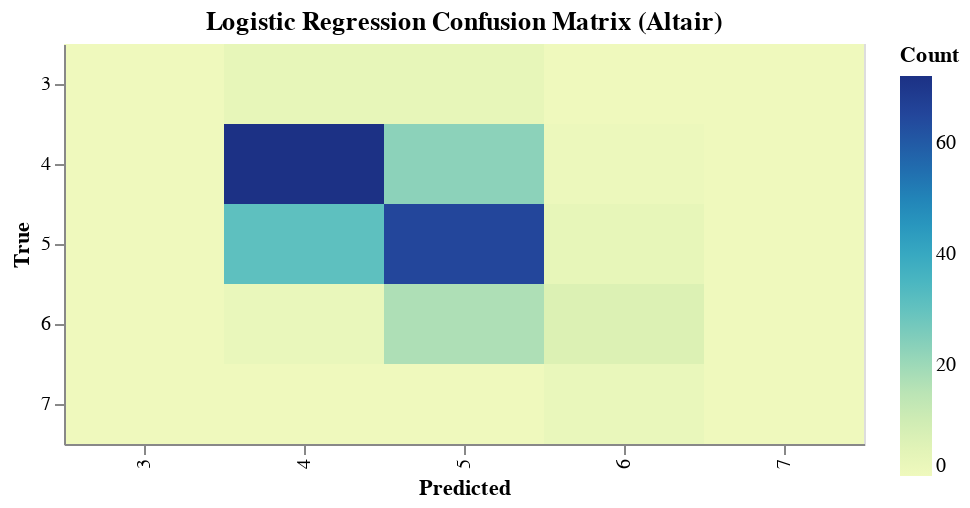
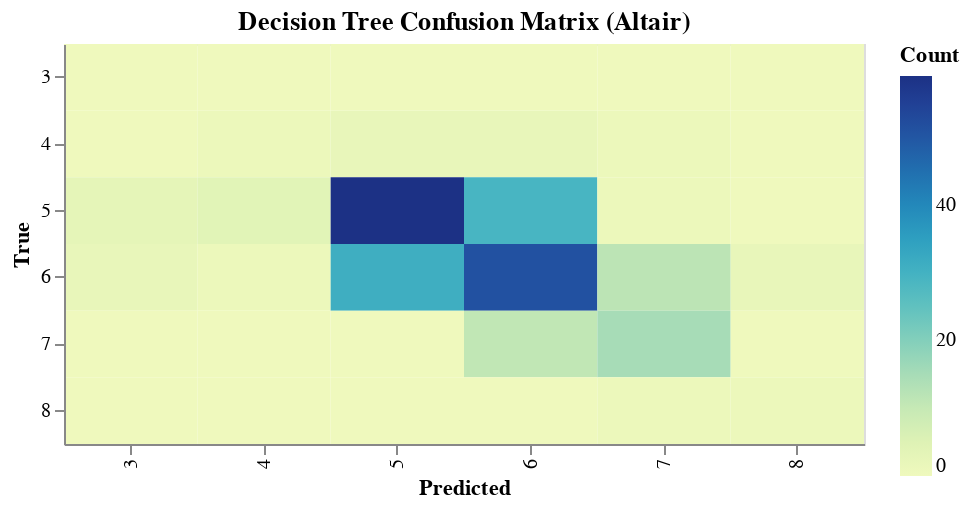
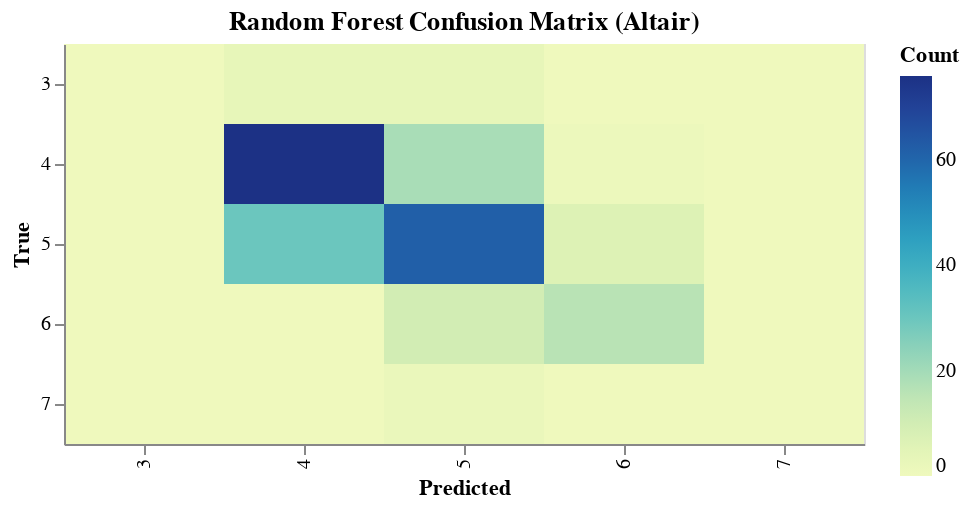
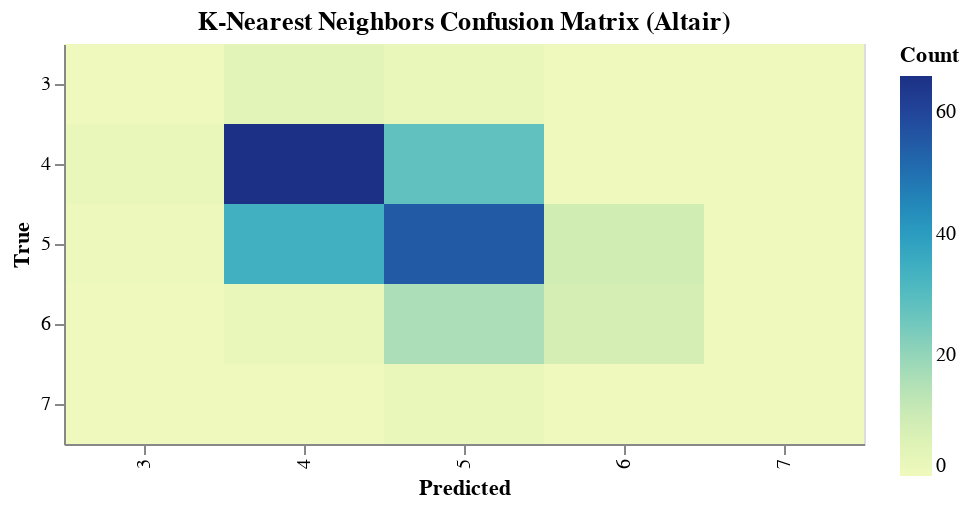

Notebook cell for these charts, in order:
### Code cell
import pandas as pd
import matplotlib.pyplot as plt
import seaborn as sns
from sklearn.model_selection import train_test_split
from sklearn.preprocessing import StandardScaler
from sklearn.linear_model import LogisticRegression
from sklearn.tree import DecisionTreeClassifier
from sklearn.ensemble import RandomForestClassifier
from sklearn.neighbors import KNeighborsClassifier
from sklearn.svm import SVC
from sklearn.metrics import classification_report, confusion_matrix, roc_curve, roc_auc_score
from sklearn.preprocessing import label_binarize

import altair as alt
from bokeh.plotting import figure, show
from bokeh.io import output_notebook

# Initialize Bokeh output in notebook
output_notebook()

# Load the dataset into a DataFrame (replace with your actual file path)
# df = pd.read_csv('path/to/winequality.csv')

# Check for missing values
print("Missing values in each column:")
print(df.isnull().sum())

# Display the first few rows of the dataset before normalization
print("\nData before normalization:")
print(df.head())

# Print column names to check if 'quality' exists
print("\nColumn names in the DataFrame:")
print(df.columns)

# Separate features and target
target_column = 'quality'  # Update to the correct target column name

if target_column in df.columns:
    X = df.drop([target_column, 'Id'], axis=1)  # Drop 'Id' if it's not a feature
    y = df[target_column]
else:
    raise KeyError(f"Column '{target_column}' not found in the DataFrame")

# Normalize the features
scaler = StandardScaler()
X_normalized = scaler.fit_transform(X)

# Convert the normalized data back to a DataFrame for easy viewing
X_normalized_df = pd.DataFrame(X_normalized, columns=X.columns)

# Display the first few rows of the dataset after normalization
print("\nFeature values after normalization:")
print(X_normalized_df.head())

# Split the dataset
X_train, X_test, y_train, y_test = train_test_split(X_normalized, y, test_size=0.2, random_state=42)

# Define models
models = {
    'Logistic Regression': LogisticRegression(multi_class='ovr'),
    'Decision Tree': DecisionTreeClassifier(),
    'Random Forest': RandomForestClassifier(),
    'K-Nearest Neighbors': KNeighborsClassifier(),
    'Support Vector Machine': SVC(probability=True)  # Set probability=True for ROC curve
}

# Train and evaluate each model
for model_name, model in models.items():
    print(f"\nTraining {model_name}...")

    # Train the model
    model.fit(X_train, y_train)

    # Predict on the test set
    y_pred = model.predict(X_test)
    y_prob = model.predict_proba(X_test)  # Probability estimates for each class

    # Evaluation
    print(f"\n{model_name} Classification Report:")
    print(classification_report(y_test, y_pred))

    # Confusion Matrix
    cm = confusion_matrix(y_test, y_pred)

    # Matplotlib Confusion Matrix
    plt.figure(figsize=(8, 4))
    sns.heatmap(cm, annot=True, fmt='d', cmap='Blues', xticklabels=sorted(df[target_column].unique()), yticklabels=sorted(df[target_column].unique()))
    plt.xlabel('Predicted')
    plt.ylabel('True')
    plt.title(f'{model_name} Confusion Matrix (Matplotlib)')
    plt.tight_layout()
    plt.show()

    # Fix for Altair Confusion Matrix
    classes = sorted(df[target_column].unique())
    cm_df = pd.DataFrame(cm, index=classes[:cm.shape[0]], columns=classes[:cm.shape[1]])
    cm_melted = cm_df.reset_index().melt(id_vars='index', var_name='Predicted', value_name='Count')
    cm_melted.rename(columns={'index': 'True'}, inplace=True)
    alt_chart = alt.Chart(cm_melted).mark_rect().encode(
        x='Predicted:O',
        y='True:O',
        color='Count:Q'
    ).properties(
        title=f'{model_name} Confusion Matrix (Altair)',
        width=400,  # 8 inches * 50 pixels/inch = 400 pixels
        height=200  # 4 inches * 50 pixels/inch = 200 pixels
    )
    alt_chart.display()

    # ROC Curve and AUC
    y_test_bin = label_binarize(y_test, classes=df[target_column].unique())

    plt.figure(figsize=(8, 4))  # 8x4 dimension for ROC curve

    for i in range(y_test_bin.shape[1]):
        if len(set(y_test_bin[:, i])) > 1:  # Ensure both classes are present
            fpr, tpr, _ = roc_curve(y_test_bin[:, i], y_prob[:, i])
            roc_auc = roc_auc_score(y_test_bin[:, i], y_prob[:, i])
            plt.plot(fpr, tpr, lw=2, label=f'{df[target_column].unique()[i]} ROC curve (area = %0.2f)' % roc_auc)
        else:
            print(f"Skipping ROC curve for class '{df[target_column].unique()[i]}' due to lack of variance in test set.")

    plt.plot([0, 1], [0, 1], color='gray', linestyle='--')
    plt.xlim([0.0, 1.0])
    plt.ylim([0.0, 1.05])
    plt.xlabel('False Positive Rate')
    plt.ylabel('True Positive Rate')
    plt.title(f'{model_name} Receiver Operating Characteristic (ROC) (Matplotlib)')
    plt.legend(loc="lower right")
    plt.tight_layout()
    plt.show()

    # Bokeh ROC Curve
    for i in range(y_test_bin.shape[1]):
        if len(set(y_test_bin[:, i])) > 1:  # Ensure both classes are present
            fpr, tpr, _ = roc_curve(y_test_bin[:, i], y_prob[:, i])
            roc_data = pd.DataFrame({
                'fpr': fpr,
                'tpr': tpr,
                'class': df[target_column].unique()[i]
            })
            p = figure(title=f'{model_name} ROC Curve (Bokeh)', x_axis_label='False Positive Rate', y_axis_label='True Positive Rate', width=400, height=200)
            p.line(roc_data['fpr'], roc_data['tpr'], line_width=2, legend_label=f'{df[target_column].unique()[i]} ROC curve (area = %0.2f)' % roc_auc)
            p.line([0, 1], [0, 1], line_color='gray', line_dash='dashed')
            show(p)

### Figure 1 — Vega-Lite specification as saved in the notebook (floating-point values rounded to 4 significant figures)
{"config": {"view": {"continuousWidth": 400, "continuousHeight": 300}}, "data": {"name": "data-7ad0f6bafe4ed7fd8d874910adcd3e2f"}, "mark": "rect", "encoding": {"color": {"field": "Count", "type": "quantitative"}, "x": {"field": "Predicted", "type": "ordinal"}, "y": {"field": "True", "type": "ordinal"}}, "height": 200, "title": "Logistic Regression Confusion Matrix (Altair)", "width": 400, "$schema": "https://vega.github.io/schema/vega-lite/v4.17.0.json", "datasets": {"data-7ad0f6bafe4ed7fd8d874910adcd3e2f": [{"True": 3, "Predicted": 3, "Count": 0}, {"True": 4, "Predicted": 3, "Count": 0}, {"True": 5, "Predicted": 3, "Count": 0}, {"True": 6, "Predicted": 3, "Count": 0}, {"True": 7, "Predicted": 3, "Count": 0}, {"True": 3, "Predicted": 4, "Count": 3}, {"True": 4, "Predicted": 4, "Count": 72}, {"True": 5, "Predicted": 4, "Count": 31}, {"True": 6, "Predicted": 4, "Count": 2}, {"True": 7, "Predicted": 4, "Count": 0}, {"True": 3, "Predicted": 5, "Count": 3}, {"True": 4, "Predicted": 5, "Count": 23}, {"True": 5, "Predicted": 5, "Count": 65}, {"True": 6, "Predicted": 5, "Count": 17}, {"True": 7, "Predicted": 5, "Count": 0}, {"True": 3, "Predicted": 6, "Count": 0}, {"True": 4, "Predicted": 6, "Count": 1}, {"True": 5, "Predicted": 6, "Count": 3}, {"True": 6, "Predicted": 6, "Count": 7}, {"True": 7, "Predicted": 6, "Count": 2}, {"True": 3, "Predicted": 7, "Count": 0}, {"True": 4, "Predicted": 7, "Count": 0}, {"True": 5, "Predicted": 7, "Count": 0}, {"True": 6, "Predicted": 7, "Count": 0}, {"True": 7, "Predicted": 7, "Count": 0}]}}

### Figure 2 — Vega-Lite specification as saved in the notebook (floating-point values rounded to 4 significant figures)
{"config": {"view": {"continuousWidth": 400, "continuousHeight": 300}}, "data": {"name": "data-b2b87c65b4a753094d00148a3551f5c7"}, "mark": "rect", "encoding": {"color": {"field": "Count", "type": "quantitative"}, "x": {"field": "Predicted", "type": "ordinal"}, "y": {"field": "True", "type": "ordinal"}}, "height": 200, "title": "Decision Tree Confusion Matrix (Altair)", "width": 400, "$schema": "https://vega.github.io/schema/vega-lite/v4.17.0.json", "datasets": {"data-b2b87c65b4a753094d00148a3551f5c7": [{"True": 3, "Predicted": 3, "Count": 0}, {"True": 4, "Predicted": 3, "Count": 0}, {"True": 5, "Predicted": 3, "Count": 3}, {"True": 6, "Predicted": 3, "Count": 2}, {"True": 7, "Predicted": 3, "Count": 0}, {"True": 8, "Predicted": 3, "Count": 0}, {"True": 3, "Predicted": 4, "Count": 0}, {"True": 4, "Predicted": 4, "Count": 1}, {"True": 5, "Predicted": 4, "Count": 4}, {"True": 6, "Predicted": 4, "Count": 1}, {"True": 7, "Predicted": 4, "Count": 0}, {"True": 8, "Predicted": 4, "Count": 0}, {"True": 3, "Predicted": 5, "Count": 0}, {"True": 4, "Predicted": 5, "Count": 2}, {"True": 5, "Predicted": 5, "Count": 59}, {"True": 6, "Predicted": 5, "Count": 31}, {"True": 7, "Predicted": 5, "Count": 0}, {"True": 8, "Predicted": 5, "Count": 0}, {"True": 3, "Predicted": 6, "Count": 0}, {"True": 4, "Predicted": 6, "Count": 2}, {"True": 5, "Predicted": 6, "Count": 29}, {"True": 6, "Predicted": 6, "Count": 51}, {"True": 7, "Predicted": 6, "Count": 11}, {"True": 8, "Predicted": 6, "Count": 0}, {"True": 3, "Predicted": 7, "Count": 0}, {"True": 4, "Predicted": 7, "Count": 1}, {"True": 5, "Predicted": 7, "Count": 1}, {"True": 6, "Predicted": 7, "Count": 12}, {"True": 7, "Predicted": 7, "Count": 15}, {"True": 8, "Predicted": 7, "Count": 1}, {"True": 3, "Predicted": 8, "Count": 0}, {"True": 4, "Predicted": 8, "Count": 0}, {"True": 5, "Predicted": 8, "Count": 0}, {"True": 6, "Predicted": 8, "Count": 2}, {"True": 7, "Predicted": 8, "Count": 0}, {"True": 8, "Predicted": 8, "Count": 1}]}}

### Figure 3 — Vega-Lite specification as saved in the notebook (floating-point values rounded to 4 significant figures)
{"config": {"view": {"continuousWidth": 400, "continuousHeight": 300}}, "data": {"name": "data-4c575bd6bbbad216dca1d8e56fa39b47"}, "mark": "rect", "encoding": {"color": {"field": "Count", "type": "quantitative"}, "x": {"field": "Predicted", "type": "ordinal"}, "y": {"field": "True", "type": "ordinal"}}, "height": 200, "title": "Random Forest Confusion Matrix (Altair)", "width": 400, "$schema": "https://vega.github.io/schema/vega-lite/v4.17.0.json", "datasets": {"data-4c575bd6bbbad216dca1d8e56fa39b47": [{"True": 3, "Predicted": 3, "Count": 0}, {"True": 4, "Predicted": 3, "Count": 0}, {"True": 5, "Predicted": 3, "Count": 0}, {"True": 6, "Predicted": 3, "Count": 0}, {"True": 7, "Predicted": 3, "Count": 0}, {"True": 3, "Predicted": 4, "Count": 3}, {"True": 4, "Predicted": 4, "Count": 76}, {"True": 5, "Predicted": 4, "Count": 30}, {"True": 6, "Predicted": 4, "Count": 0}, {"True": 7, "Predicted": 4, "Count": 0}, {"True": 3, "Predicted": 5, "Count": 3}, {"True": 4, "Predicted": 5, "Count": 19}, {"True": 5, "Predicted": 5, "Count": 62}, {"True": 6, "Predicted": 5, "Count": 10}, {"True": 7, "Predicted": 5, "Count": 2}, {"True": 3, "Predicted": 6, "Count": 0}, {"True": 4, "Predicted": 6, "Count": 1}, {"True": 5, "Predicted": 6, "Count": 7}, {"True": 6, "Predicted": 6, "Count": 16}, {"True": 7, "Predicted": 6, "Count": 0}, {"True": 3, "Predicted": 7, "Count": 0}, {"True": 4, "Predicted": 7, "Count": 0}, {"True": 5, "Predicted": 7, "Count": 0}, {"True": 6, "Predicted": 7, "Count": 0}, {"True": 7, "Predicted": 7, "Count": 0}]}}

### Figure 4 — Vega-Lite specification as saved in the notebook (floating-point values rounded to 4 significant figures)
{"config": {"view": {"continuousWidth": 400, "continuousHeight": 300}}, "data": {"name": "data-5a64d9fa569bf7857423e3028bd7123e"}, "mark": "rect", "encoding": {"color": {"field": "Count", "type": "quantitative"}, "x": {"field": "Predicted", "type": "ordinal"}, "y": {"field": "True", "type": "ordinal"}}, "height": 200, "title": "K-Nearest Neighbors Confusion Matrix (Altair)", "width": 400, "$schema": "https://vega.github.io/schema/vega-lite/v4.17.0.json", "datasets": {"data-5a64d9fa569bf7857423e3028bd7123e": [{"True": 3, "Predicted": 3, "Count": 0}, {"True": 4, "Predicted": 3, "Count": 2}, {"True": 5, "Predicted": 3, "Count": 1}, {"True": 6, "Predicted": 3, "Count": 0}, {"True": 7, "Predicted": 3, "Count": 0}, {"True": 3, "Predicted": 4, "Count": 4}, {"True": 4, "Predicted": 4, "Count": 66}, {"True": 5, "Predicted": 4, "Count": 34}, {"True": 6, "Predicted": 4, "Count": 2}, {"True": 7, "Predicted": 4, "Count": 0}, {"True": 3, "Predicted": 5, "Count": 2}, {"True": 4, "Predicted": 5, "Count": 28}, {"True": 5, "Predicted": 5, "Count": 55}, {"True": 6, "Predicted": 5, "Count": 16}, {"True": 7, "Predicted": 5, "Count": 2}, {"True": 3, "Predicted": 6, "Count": 0}, {"True": 4, "Predicted": 6, "Count": 0}, {"True": 5, "Predicted": 6, "Count": 9}, {"True": 6, "Predicted": 6, "Count": 8}, {"True": 7, "Predicted": 6, "Count": 0}, {"True": 3, "Predicted": 7, "Count": 0}, {"True": 4, "Predicted": 7, "Count": 0}, {"True": 5, "Predicted": 7, "Count": 0}, {"True": 6, "Predicted": 7, "Count": 0}, {"True": 7, "Predicted": 7, "Count": 0}]}}
